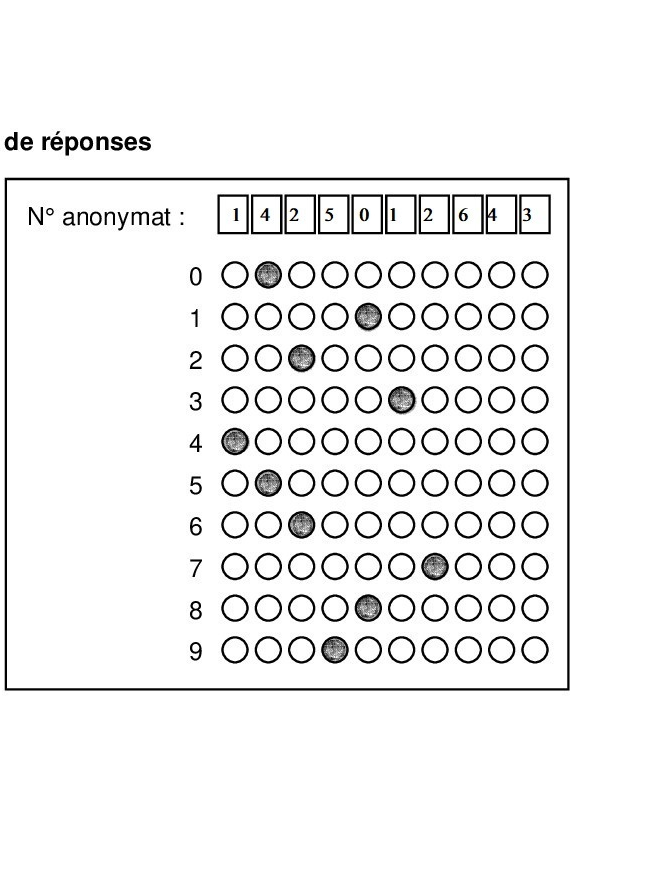
#> input picture FastEval/script/NumEtudiant/numEtudiant.png, 650 x 877 px
$ python numEtudiant.py NumEtudiant/numEtudiant.png NumEtudiant/numEtudiant.png
#> lines starting #> are read from the running program, lines starting #| are printed output that depends on the picture; after the words box and inside, x2 and y2 are one past the last pixel; in counts of white or black regions, pixels touching at a corner belong together
import sys
copie = sys.argv[1]
cheminImgNum = sys.argv[2]
#sys.path.append('c:/users/melan/appdata/local/programs/python/python38/lib/site-packages')
import numpy as np
import cv2
from PIL import Image

def find_counts(contours):
    result = []
    dictionary = {}
    for c in contours:
        (x, y, w, h) = cv2.boundingRect(c)
        minus = abs(w - h)
        concat = str(w)+","+str(h)
        if concat not in dictionary:
            dictionary[concat] = 1
        else:
            dictionary[concat] = dictionary[concat] + 1
        if w >= 25 and h >= 25 and minus <= 2:
            result.append(c)
    return result, dictionary


#img = cv2.imread('resources/test/warped1.jpg')

img2 = Image.open(copie)
#> img2 is the input picture: PIL image 650x877 RGB; mean R, G, B 240.4, 240.4, 240.4
img_size = img2.size
#> img_size = (650, 877)
left = img_size[0]/2 - 30
#> left = 295
top = 0
width = img_size[0]/2 +30
#> width = 355
height = img_size[1]/2
#> height = 438.5
box = (left, top, left+width, top+height)
#> box = (295, 0, 650, 438.5)
area = img2.crop(box)
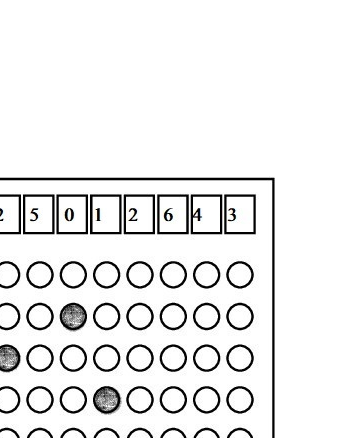
#> area: PIL image 355x438 RGB; mean R, G, B 236.8, 236.8, 236.8
#area.show()
area.save(cheminImgNum, "PNG")
img = cv2.imread(cheminImgNum)

imgray = cv2.cvtColor(img, cv2.COLOR_BGR2GRAY)
ret, thresh = cv2.threshold(imgray, 127, 255, 0)
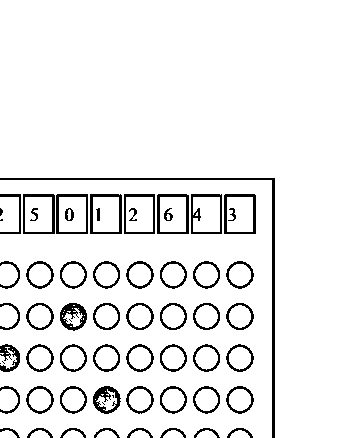
#> thresh: shape (438, 355); 92.7% white; black in thin lines or dots, all inside (x1, y1, x2, y2) = (0, 178, 275, 438)
contours, hierarchy = cv2.findContours(thresh, cv2.RETR_TREE, cv2.CHAIN_APPROX_NONE)
#> contours = 140 contours, 48 with area under 20; largest, box (x1, y1, x2, y2) and area: (0, 0, 355, 438) 83198, (0, 180, 272, 438) 65318, (55, 193, 89, 235) 1350, (22, 193, 56, 235) 1350, (89, 193, 123, 235) 1348
question_contours, dictionary = find_counts(contours)
#> the loop in find_counts, `for c in contours:` made 140 passes
#> (x, y, w, h, minus) on passes 1 to 12: (230, 430, 20, 8, 12), (196, 430, 21, 8, 13), (163, 430, 21, 8, 13), (130, 430, 20, 8, 12), (96, 430, 21, 8, 13), (63, 430, 21, 8, 13), (30, 430, 20, 8, 12), (0, 430, 17, 8, 9), (0, 389, 18, 22, 4), (0, 353, 4, 2, 2), (5, 350, 1, 1, 0), (12, 349, 1, 1, 0)
#> (c, x, y, w, h, minus) on passes 15 to 20: ([[3, 363], [4, 362], [5, 363], [4, 364]], 3, 362, 3, 3, 0), ([[2, 362], [3, 361], [4, 362], [3, 363]], 2, 361, 3, 3, 0), ([[1, 361], [2, 360], [3, 361], [2, 362]], 1, 360, 3, 3, 0), ([[13, 360], [14, 359], [15, 360], [14, 361]], 13, 359, 3, 3, 0), ([[10, 359], [11, 358], [12, 359], [11, 360]], 10, 358, 3, 3, 0), ([[6, 359], [7, 358], [8, 359], [7, 360]], 6, 358, 3, 3, 0)
#> after the loop in find_counts, `for c in contours:`: dictionary = 39 items; result = 28 contours; largest, box (x1, y1, x2, y2) and area: (92, 385, 122, 415) 636, (59, 302, 88, 332) 629, (225, 260, 255, 290) 626, (25, 260, 55, 290) 626, (225, 385, 255, 415) 625
#> question_contours has the same summary as result in find_counts; dictionary = 39 items

question_contours = list(reversed(question_contours))
#> question_contours = 28 contours; largest, box (x1, y1, x2, y2) and area: (92, 385, 122, 415) 636, (59, 302, 88, 332) 629, (25, 260, 55, 290) 626, (225, 260, 255, 290) 626, (125, 260, 155, 290) 625
cv2.drawContours(img, question_contours, -1, (0, 255, 0), 2)
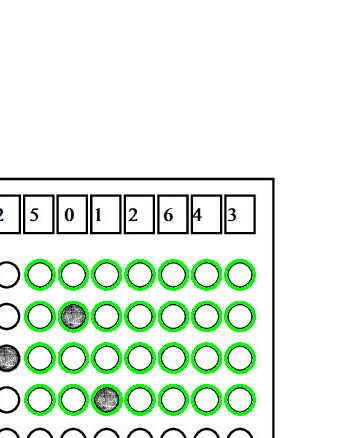
#> img: shape (438, 355, 3); mean B, G, R 227.4, 241.6, 227.4

tabTemp=[]
tabLigne=[]
i=0
for circle in question_contours:
    if i!=9:
        tabTemp.append(question_contours)
    else:
        tabLigne.append(tabTemp)
        i=0
    i=i+1
#> this loop made 28 passes
#> i on passes 1 to 12: 1, 2, 3, 4, 5, 6, 7, 8, 9, 1, 2, 3
#> after the loop, tabLigne = 3 items; tabTemp = 25 items

nbcolonne=int(len(question_contours)/10)
#> nbcolonne = 2

numetudiant = []
for i in range(nbcolonne):
    numetudiant.append(None)

anonymat_num = ""
i = 0
num = "0"
min = -1
compteur = 0
indice=0

for l in range(len(question_contours)):
    circle = question_contours[l]
    mask = np.zeros(thresh.shape, dtype="uint8")
    cv2.drawContours(mask, [circle], -1, 255, -1)
    mask = cv2.bitwise_and(thresh, thresh, mask=mask)
    actual = cv2.countNonZero(mask)
    if min == -1 or actual < min:
        min = actual
        num = str(i)
        indice = l
    if i == 9:
        indiceColonne = indice//nbcolonne
#> (the run stopped early here; a loop or call above may not have finished)
